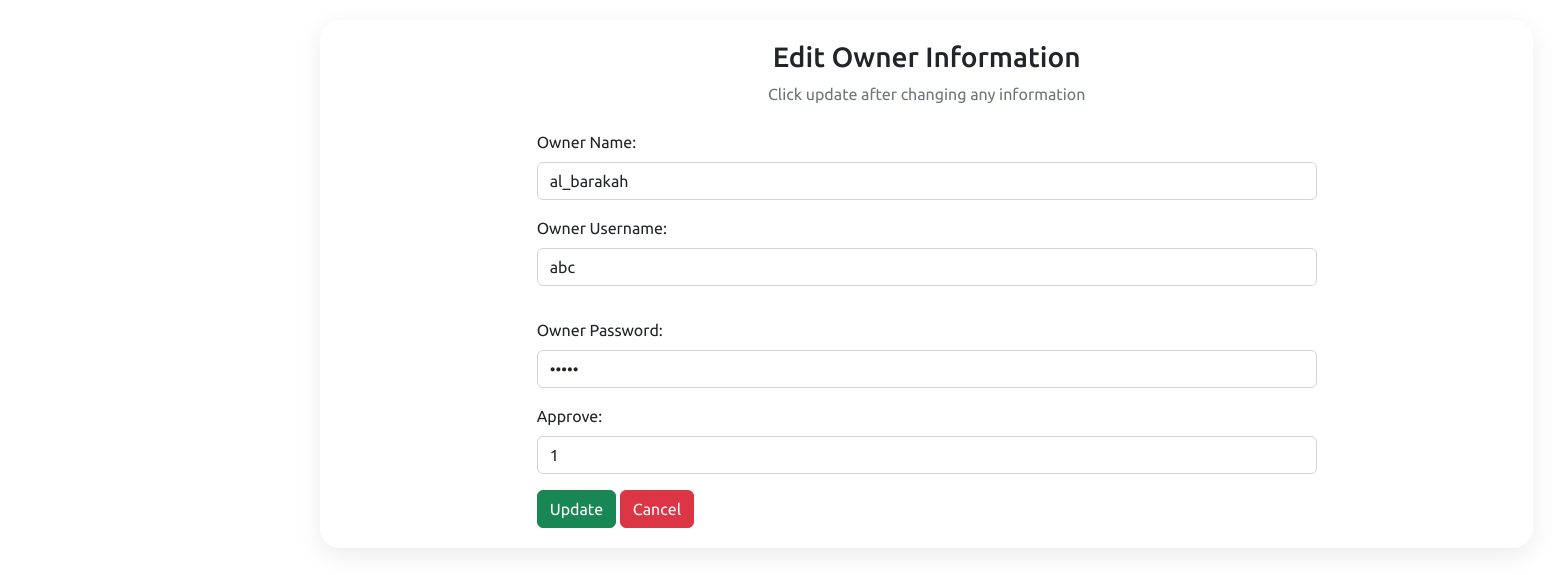
Screenshot of /admin/owners/edit.php?id=1 with the database file from the repository.
### tables this page shows
CREATE TABLE `office_owner` (
  `officeowner_id` int(11) NOT NULL,
  `officeowner_name` varchar(50) NOT NULL,
  `officeowner_username` varchar(50) NOT NULL,
  `officeowner_password` varchar(25) NOT NULL,
  `isactive` tinyint(2) NOT NULL DEFAULT 1
);

### admin/owners/edit.php (the view, shortened to what this page needs)
<?php
include "../db_conn.php";
$id = $_GET["id"];
?>
<!DOCTYPE html>
<html lang="en">
<head>
  <link rel="stylesheet" href="../assets/css/style.css">
  <link href="https://cdn.jsdelivr.net/npm/bootstrap@5.2.3/dist/css/bootstrap.min.css" rel="stylesheet">
  <link rel="stylesheet" href="https://cdnjs.cloudflare.com/ajax/libs/font-awesome/6.4.0/css/all.min.css" />
</head>
<body>
<div class="main">
    <div class="details">
    <div class="recentOrders">
  <div class="container">
    <div class="text-center mb-4">
      <h3>Edit Owner Information</h3>
      <p class="text-muted">Click update after changing any information</p>
    </div>
    <?php
    $sql = "SELECT * FROM `office_owner` WHERE officeowner_id = $id LIMIT 1";
    $result = mysqli_query($conn, $sql);
    $row = mysqli_fetch_assoc($result);
    ?>
    <div class="container d-flex justify-content-center">
      <form action="" method="post" style="width:50vw; min-width:300px;">
        <div class="row mb-3">
          <div class="mb-3">
            <label class="form-label">Owner Name:</label>
            <input type="text" class="form-control" name="officeowner_name" value="<?php echo $row['officeowner_name'] ?>">
          </div>
          <div class="mb-3">
            <label class="form-label">Owner Username:</label>
            <input type="text" class="form-control" name="officeowner_username" value="<?php echo $row['officeowner_username'] ?>">
          </div>
        </div>
        <div class="mb-3">
          <label class="form-label">Owner Password:</label>
          <input type="password" class="form-control" name="officeowner_password" value="<?php echo $row['officeowner_password'] ?>">
        </div>
        <div class="mb-3">
          <label class="form-label">Approve:</label>
          <input type="text" class="form-control" name="isactive" value="<?php echo $row['isactive'] ?>">
        </div>
        <div>
          <button type="submit" class="btn btn-success" name="submit">Update</button>
          <a href="../owner.php" class="btn btn-danger">Cancel</a>
        </div>
      </form>
    </div>
  </div>
  </div>
  </div>
  </div>
</body>
</html>

### admin/assets/css/style.css (style rules this page uses)
* { font-family: "Ubuntu", sans-serif; margin: 0; padding: 0; box-sizing: border-box; }
:root { --blue: #c23616; --white: #fff; --gray: #f5f5f5; --black1: #222; --black2: #999; }
body { min-height: 100vh; overflow-x: hidden; }
.container { position: relative; width: 100%; }
.main { position: absolute; width: calc(100% - 300px); left: 300px; min-height: 100vh; background: var(--white); transition: 0.5s; }
.details { position: relative; width: 150%; padding: 20px; display: grid; grid-template-columns: 2fr 1fr; grid-gap: 30px; }
.details .recentOrders { position: relative; display: grid; min-height: 500px; background: var(--white); padding: 20px; box-shadow: 0 7px 25px rgba(0, 0, 0, 0.08); border-radius: 20px; }

### rows the page displays
office_owner: officeowner_name "al_barakah", officeowner_username "abc", isactive "1"
